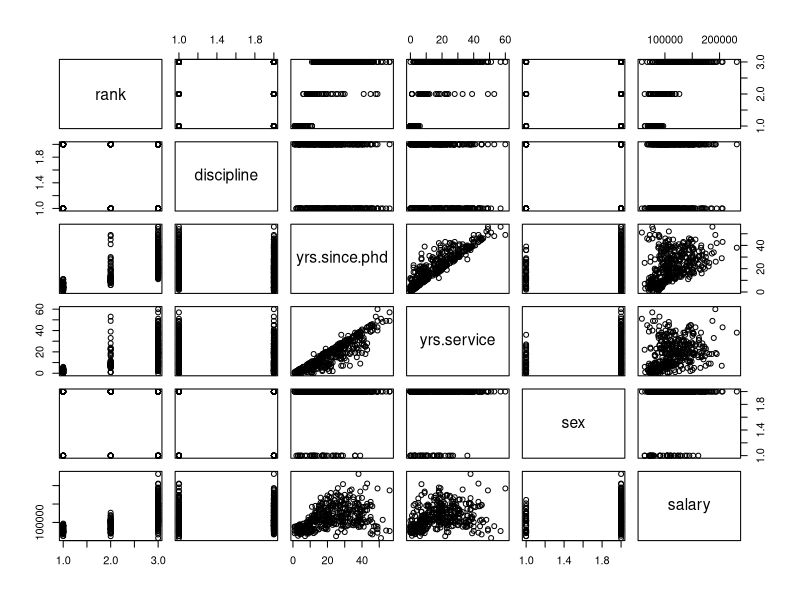
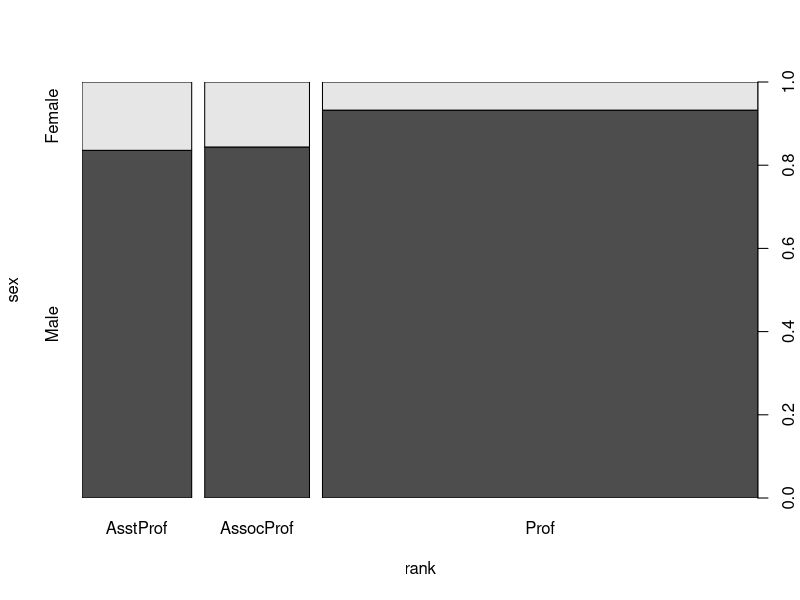
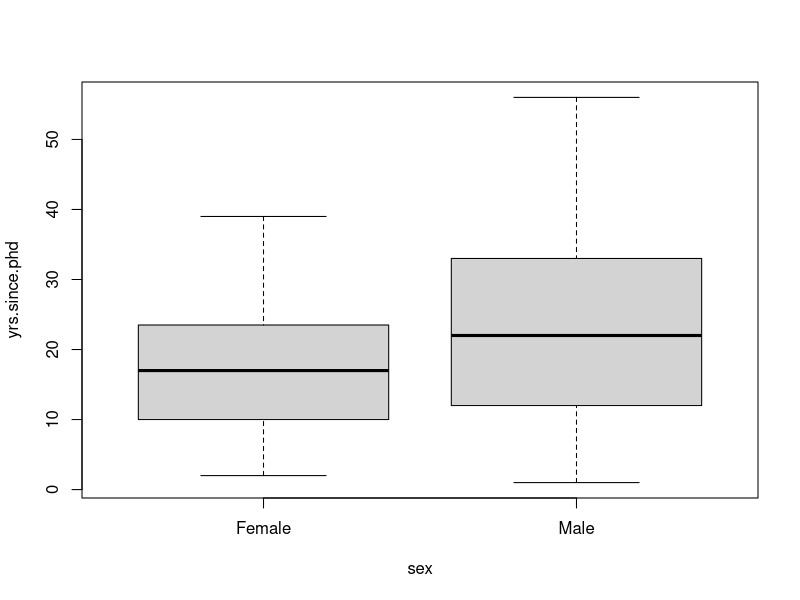
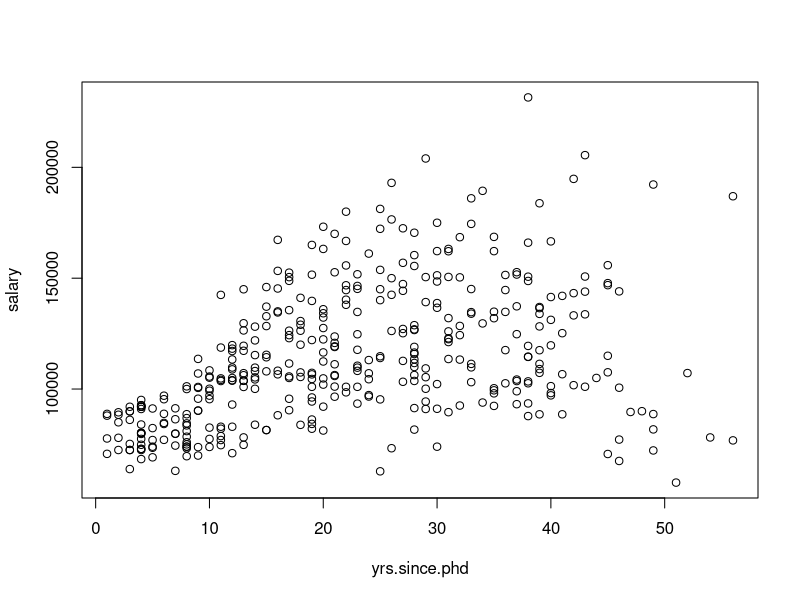

These figures' R source, in order:
##############################################################################
## Coding Worksheet 2: 2D Arrays and Visualizations 101
## Author: Amelia Bertozzi-Villa
## Description: Introduces 2-D arrays, loading data, installing libraries.
##              Runs through basic visualization using ggplot.
## Sections:
## I. 2D Arrays
##  1. Matrices
##  2. data.frames
## Interlude: Loading libraries
##  3. Loading data

## II. Visualizations
##  1. Plotting in {base}
##  2. Basic plotting in ggplot
##############################################################################

#####################
## I. 2D Arrays  
#####################

## Hello again! Remember last time when we defined an *array* as a collection of values that are all stored as a single object?
## at that point we were focusing manly on *1-dimensional arrays*, which are like a list (or, in the object type we used, a *vector*).
## But that's not the way we're used to viewing data. We're used to viewing things in a spreadsheet, like in Excel. R supports this 
## type of data format too, in a family of objects called *2-dimensional arrays*. 


## 1. Matrices ---------------------------------------------------------

## The simplest type of 2D array is called a *matrix*. It's just a 1D array like a vector organized into a set of columns and rows that you define.
## For example, you can take a vector of length 12:

oneD_array <- c(1,2,3,4,5,6,7,8,9,10,11,12)  # QUIZ: What's a more efficient way of generating this vector?

## And make it into a matrix like so:
twoD_matrix <- matrix(oneD_array, nrow=3, ncol=4)

## You can find the index of a matrix the same way you indexed a vector, only this time you need to include two index 
## values, one for each dimension (by convention, *row* comes before *column*)
twoD_matrix[1,2]
twoD_matrix[1,] # returns the entire first row
twoD_matrix[,1] # returns the entire first column

## 2. data.frames ---------------------------------------------------------

## Matrices are fine so far as 2D arrays go, but they have limited functionality for data manipulation (for example, all elements
## in a matrix must have the same type). In data science, we almost exclusively use an object type called a *data.frame* 
## Data.frames have named columns, can incorporate multiple data types, are easy to manipulate, and have all 
## the nice properties you've come to expect from, say, an Excel spreadsheet, along with many more. At their core, though, data.frames
## are 2D arrays just like matrices. 

## Let's make a sample data.frame:
data_frame <- data.frame(id_number=1:10,
                         name=c("John", "Paul", "Ringo", "George", "Harry", "Hermione", "Ron", "Rosalind", "Marie", "Ada"),
                         affiliation=c(rep("Beatle", 4), rep("Harry Potter", 3), rep("Science", 3)),
                         is_real=c(rep(T, 4), rep(F, 3), rep(T, 3)))

## You can isolate just a column using the $ symbol, or double brackets [[]]:
data_frame$name
data_frame[["name"]]

## Isolate certain rows using the index syntax you learned for matrices:
data_frame[5,]
data_frame[1:5,] # QUIZ: Why is it important to include the comma?

## To isolate rows based on the value of one of the columns (say, we only want to see the rows about the Beatles), 
## Use the following syntax:
data_frame[data_frame$affiliation=="Beatle",]

## Get an overview of the entire data.frame using summary():
summary(data_frame)

## NOTE: you can next commands within each other. So, if you wanted to summarize just 
## the data about Beatles, you could call:
summary(data_frame[data_frame$affiliation=="Beatle",])

## We'll go into a LOT more detail about data.frames and how to manipulate them next lecture,
## but for now this is all the information we need. 

## Interlude: Loading libraries ---------------------------------------------------------

## The standard version of R that you've recently downloaded is great, but it only includes so much stuff. 
## Over the years, researchers have found themselves thinking "man, I wish the plotting tools were better in R",
## or "man, I wish there were a bunch of useful datasets that I could easily load into R as examples", or 
## "man, I wish I could run a nonlinear hierarchical regression with this new optimization algorithm I just 
## heard about".

## The amazing thing about open-source languages like R is that, when users of the program have feelings like this,
## They can just write R code that does exactly what they want, and, if they think it will be useful to others, 
## they can make those tools publicly available. If the folks who maintain R collectively decide that this new
## *package* (aka *library*) is useful, they'll put it in a shared database so users can install it right from the R console.

## To use a library in R, there are two steps: First, you have to *install* it on your computer. You only have to do this 
## once. Let's say, for example, that we want to install the library "car", which contains some nice example datasets.
## The first step would be:
install.packages("car")

## Ok, now {car} is installed on our computer, but to save memory R doesn't automatically load that functionality into
## the active environment. In order to make all the functionality of your new library available to you, you need to 
## explictly ask for it using the library() function. So, to actually be able to use the elements of {car}, you would say:
library(car)

## and now you're ready to go! Usually, coders put all the librarys they need for a script at the very top of the script,
## so they're easier to keep track of. 

## We'll use the {car} library in the next section. Now it's your turn: can you install and load the package 
## {ggplot2} into this environment?

## 3. Loading data ---------------------------------------------------------

## Thrilling as it is to enter all the values of a dataset manually, we don't want to spend our lives doing that.
## This is why we keep our data in things like spreadsheets or automatically generated formats. You *can* load data
## from a relative of an excel spreadsheet called a CSV (comma separated values file), and from a variety of other
## data formats, but R also comes with some pre-packaged datasets that you can load and look at using the data() function.

## These datasets mostly live in other libraries, though. Some good ones live in the {car} library we installed and loaded
## just a minute ago. Let's look at a dataset of professor salaries called "Salaries". Because we've already loaded the 
## {car} library, we just need to call data() on this dataset name to load the dataset.
data(Salaries)

## What does this look like?
Salaries

## Whoa, that's a lot of information! Let's use head() to just see the first few lines of the dataset
head(Salaries)

## That's better. It looks like our dataset has six columns, with pretty self-explanatory names:
##        rank: AssocProf, AsstProf, or Prof
##        discipline: A or B
##        yrs.since.phd: ranges from 1-56
##        yrs.service: ranges from 0-60
##        sex: Male or Female
##        salary: in USD, ranges from 57,800-231,545

## Let's use this dataset to practice some simple plots.

#########################
## II. Plotting in R  
########################

## 1. Plotting in {base} ---------------------------------------------------------

## The standard R that exists before you load in any libraries (which we denote by {base})
## has plotting functionality. Let's see what happens if we just throw our Salaries dataset
## at it.
plot(Salaries)

## Whoa! That did... something. What did that do?

## What if we only select two columns?
plot(Salaries[c("rank", "sex")])
plot(Salaries[c("sex", "yrs.since.phd")])
plot(Salaries[c("yrs.since.phd", "salary")])

## Ok, that's fine, it has some decent default functionality. But frankly it's ugly, it's unweildy,
## and we will never speak of it again. We'll move on to bigger and better things in the form of....

##     **
##    ****
##   ******
##  ********
## **********

## **ggplot2**

## **********
##  ********
##   ******
##    ****
##     **

## 2. Plotting in ggplot ---------------------------------------------------------

## ggplot (or, more specifically, its updated version ggplot2) is an extremely popular plotting library 
## for R. It's more involved than the simple plot() function we demo'd above, but it's also much more 
## versatile. We're just going to cover the basics now, but its power will become clear to you shortly. 

## If you didn't already load ggplot2 into your R environment, let's do that now.
library(ggplot2)

## Let's start by just looking at the most basic function in ggplot: ggplot() 
bare <- ggplot(Salaries)

## That did... nothing? 
## Not quite: it created an object called "bare" that, when you call it, gives us a blank grey slate.
## If you look at the *attributes* of this object, you'll see that it is indeed a lot of blank spaces
## waiting to be filled.
bare$layers
bare$theme
bare$mapping

## Next step: what are plot aesthetics?
aesthetic <- ggplot(Salaries, aes(x=yrs.since.phd, y=salary))

## Ok, adding "aes" (the plot *aesthetics*) is still mostly blank but gives us a little more information:
## it's populated an x and y axis onto the plot. 
## Broadly, an *aesthetic* is anything that maps data in the dataset onto some element of the plot (x axis location,
## y axis location, color, grouping, etc.) We'll get more into this later. Look at the "mapping" attribute 
## to see what the aesthetics have done. 
aesthetic$mapping

## Next: how do you put actual stuff on the plot?
## You have to add another function on to the end, saying what type of plot you want to make. 
## geom_point(), for example, will yield a scatterplot:
scatter <- ggplot(Salaries, aes(x=yrs.since.phd, y=salary)) +
  geom_point()

## Success! We have ourselves our first actual plot. To understand what geom_point() did, 
## let's take a look at the "layers" attribute of our three ggplot objects "bare", "aesthetic", and "scatter":
bare$layers
aesthetic$layers
scatter$layers

## QUIZ: what did geom_point() do?

## Ok, this scatter plot has been great fun, but can we make different types of plot? 

## LINE PLOT: geom_line:
line <- ggplot(Salaries, aes(x=yrs.since.phd, y=salary)) +
        geom_line()

## that looks weird! Which should make you think: what is the appropriate plot type to use here?

## BAR PLOT: geom_bar() (NOTE: can't have a y-value aesthetic for this one)
bar <- ggplot(Salaries, aes(x=yrs.since.phd)) +
          geom_bar()

## That's it for our intro plotting lesson. I know it was boring and not very colorful, so to prove to you 
## how cool ggplot is let me leave you with this, which you can create in six lines of code:

fancy <- ggplot(Salaries, aes(x=yrs.since.phd, y=salary)) +
              geom_point(aes(color=rank), alpha=0.6) +
              facet_grid(sex~discipline) +
              labs(title="Salary by Rank, Discipline, and Sex in an American University",
                   x="Years Since Ph.D",
                   y="Salary (USD)")

## See you next time!

